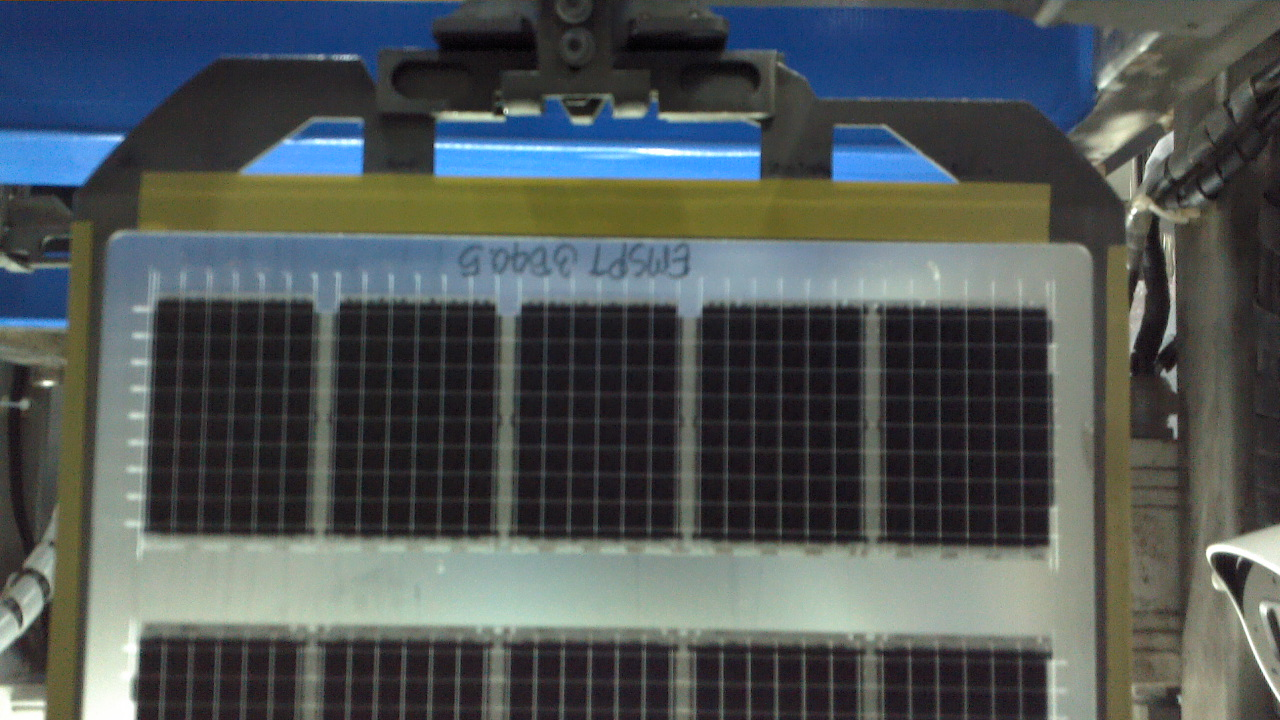
#> input picture e9.bmp, 1280 x 720 px
$ python slot_detector.py ../../../e9.bmp ../../../e9.bmp ../../../e9.bmp ../../.. out
#> lines starting #> are read from the running program, lines starting #| are printed output that depends on the picture; after the words box and inside, x2 and y2 are one past the last pixel; in counts of white or black regions, pixels touching at a corner belong together
### Program/projects/SFS_OPENCV/demo_logger.py
import logging
from datetime import datetime
from pathlib import Path

import cv2 as cv
import numpy as np

logger = logging.getLogger(__name__)

ENABLED = True
DEFAULT_DIR = "demo_results"

GREEN, RED, CYAN, GREY, WHITE = (0, 200, 0), (0, 0, 255), (255, 255, 0), (170, 170, 170), (255, 255, 255)


def save_result_image(frame, cam, round_, info, rule=None, detector=None,
                      out_dir=DEFAULT_DIR, save_raw=False):
    if not ENABLED:
        return None
    try:
        return _save(frame, cam, round_, info or {}, rule or {}, detector, out_dir, save_raw)
    except Exception as exc:
        logger.warning("[DEMO] could not save result image: %s", exc)
        return None


def _save(frame, cam, round_, info, rule, detector, out_dir, save_raw):
    if frame is None:
        return None
    limit = rule.get("max_open_ratio", 0.25)
    ratios = info.get("ratios") or {}
    worst = max(ratios.values(), default=0.0)
    if info.get("status") != "OK":
        verdict, detail = "ERROR", str(info.get("status"))
    elif info.get("empty"):
        verdict, detail = "EMPTY", f"no workpiece, change {float(info.get('change', 0)):.2f}"
    elif worst > limit:
        verdict, detail = "NG", f"open {worst:.2f} > limit {limit:.2f}"
    else:
        verdict, detail = "OK", f"open {worst:.2f} <= limit {limit:.2f}"
    color = GREEN if verdict == "OK" else (GREY if verdict == "EMPTY" else RED)

    vis = frame.copy()
    dbg = getattr(detector, "last_debug", None) or {}
    if dbg.get("cam") == cam:                      # only draw what belongs to THIS image
        overlay = vis.copy()
        for name, d in dbg.get("slots", {}).items():
            x0, y0, x1, y1 = d["window"]
            cv.rectangle(vis, (x0, y0), (x1, y1), GREY, 1)
            cv.polylines(vis, [np.array(d["ref_contour"], np.int32)], True, CYAN, 2)
            if d["island"] is not None:
                cv.drawContours(overlay, [d["island"]["contour"]], -1, RED, cv.FILLED)
                cv.drawContours(vis, [d["island"]["contour"]], -1, RED, 2)
            lab_col = RED if d["ratio"] > limit else GREEN
            cv.putText(vis, f"{name} {d['ratio']:.0%}", (x0, max(y0 - 8, 18)),
                       cv.FONT_HERSHEY_SIMPLEX, 1.1, lab_col, 3, cv.LINE_AA)
        vis = cv.addWeighted(overlay, 0.45, vis, 0.55, 0)

    now = datetime.now()
    rname = "back" if str(round_) in ("1", "back") else "front" if str(round_) in ("2", "front") else "refs"
    lines = [f"{cam} | {rname}", f"RESULT: {verdict}  ({detail})",
             now.strftime("%Y-%m-%d %H:%M:%S")]
    cv.rectangle(vis, (8, 8), (640, 112), (20, 20, 20), cv.FILLED)
    cv.rectangle(vis, (8, 8), (640, 112), color, 3)
    for i, (t, c) in enumerate(zip(lines, (WHITE, color, GREY))):
        cv.putText(vis, t, (20, 38 + i * 30), cv.FONT_HERSHEY_SIMPLEX, 0.8, c, 2, cv.LINE_AA)

    folder = Path(out_dir) / now.strftime("%Y-%m-%d")
    folder.mkdir(parents=True, exist_ok=True)
    stem = f"{cam}_{now.strftime('%Y-%m-%d_%H-%M-%S')}_R{round_}_{verdict}"
    path = folder / f"{stem}.jpg"
    cv.imwrite(str(path), vis, [cv.IMWRITE_JPEG_QUALITY, 90])
    if save_raw:
        cv.imwrite(str(folder / f"{stem}_raw.jpg"), frame, [cv.IMWRITE_JPEG_QUALITY, 90])
    return path

### Program/projects/SFS_OPENCV/slot_detector.py
from dataclasses import dataclass, replace
from pathlib import Path
from typing import Optional

import cv2 as cv
import numpy as np

try:                                    # inside the project package (projects/SFS/)
    from .frame_alinement import AlignConfig, FrameINIT, find_islands
except ImportError:                     # running this file on its own
    from frame_alinement import AlignConfig, FrameINIT, find_islands

OK, REJECT = "OK", "REJECT"
NO_FRAME, NO_REFERENCE, BAD_ROUND = "NO_FRAME", "NO_REFERENCE", "BAD_ROUND"

ROUND_TO_ROW = {1: "bot", "1": "bot", "back": "bot",
                2: "top", "2": "top", "front": "top"}


@dataclass
class DetectConfig:
    max_open_ratio: float = 0.25     # reject if any slot is open more than this
    # Minimum saturation counted as "open blue", per clamp row. The back clamp (round 1) is
    # lit so that covered slots show pale-navy patches (S 160-175) -> use a stricter value.
    empty_below: float = 0.25        # round 1: lower zone changed < this vs the empty frame -> no workpiece -> skip
    empty_below_front: float = 0.20  # round 2: band between the clamps changed < this -> no front workpiece -> skip
    skip_empty_front: bool = False   # round-2 "empty" skip is OFF: the cue is not reliable yet (see notes)
    smin_bot: int = 175              # round 1 / back clamp / bottom pair
    smin_top: int = 160              # round 2 / front clamp / top pair
    search_x: int = 90               # px the clamp may move around the reference
    search_y: int = 70


class SlotDetector:
    def __init__(self, ref_dir="refs", detect_config: Optional[DetectConfig] = None,
                 align_config: Optional[AlignConfig] = None):
        self.ref_dir = Path(ref_dir)
        self.cfg = detect_config or DetectConfig()
        # Detection uses a RELAXED island filter: a half-covered slot shrinks to a thin
        # sliver (aspect ratio > 4.5) that the strict calibration filter would drop.
        self.align_cfg = align_config or AlignConfig(aspect_min=0.0, aspect_max=1e9, area_min=100)
        self._refs = {}
        self.last_debug = {}          # what the last check() looked at (used by demo_logger)
        self._empty = {}              # cam -> whole empty frame, grey+blur (from ALIGN)

    def _ref(self, cam):
        """Cached, but re-read whenever the file changes (e.g. after an INIT cycle)."""
        p = self.ref_dir / f"reference_{cam}.json"
        if not p.exists():
            self._refs.pop(cam, None)
            return None
        mtime = p.stat().st_mtime
        cached = self._refs.get(cam)
        if cached is None or cached[0] != mtime:
            cached = (mtime, FrameINIT.load_reference(p))
            self._refs[cam] = cached
            png = self.ref_dir / f"reference_{cam}_empty.png"
            self._empty[cam] = cv.imread(str(png), 0) if png.exists() else None
        return cached[1]

    def _workpiece_change(self, image, cam, ref, row):
        """Fraction of a region that differs from the ALIGN empty frame.
        round 1 (bot): lower-centre zone | round 2 (top): band between the clamps.
        None = cannot tell (old reference, other resolution) -> caller assumes a workpiece IS there."""
        base = self._empty.get(cam)
        key = "zone" if row == "bot" else "band"
        if not ref.get("empty_full") or base is None or key not in ref or base.shape[:2] != image.shape[:2]:
            return None                  # reference made before this feature -> run ALIGN again
        h, w = image.shape[:2]
        x0, y0, x1, y1 = (int(ref[key][0] * w), int(ref[key][1] * h), int(ref[key][2] * w), int(ref[key][3] * h))
        cur = cv.GaussianBlur(cv.cvtColor(image, cv.COLOR_BGR2GRAY), (9, 9), 0)
        diff = np.abs(base[y0:y1, x0:x1].astype(np.int16) - cur[y0:y1, x0:x1].astype(np.int16))
        return float((diff > 40).mean())

    def check(self, image: np.ndarray, cam: str, round_) -> dict:
        self.last_debug = {}
        if image is None or getattr(image, "size", 0) == 0:
            return {"status": NO_FRAME}
        row = ROUND_TO_ROW.get(round_)
        if row is None:
            return {"status": BAD_ROUND, "round": round_}
        ref = self._ref(cam)
        if ref is None:
            return {"status": NO_REFERENCE, "cam": cam}

        change = self._workpiece_change(image, cam, ref, row) if (row == "bot" or self.cfg.skip_empty_front) else None
        limit = self.cfg.empty_below if row == "bot" else self.cfg.empty_below_front
        if change is not None and change < limit:
            return {"status": OK, "empty": True, "change": round(change, 3), "ratios": {},
                    "verdict": "SKIP", "worst": 0.0, "cam": cam, "round": round_}

        smin = self.cfg.smin_bot if row == "bot" else self.cfg.smin_top
        lo = self.align_cfg.lower_blue
        islands = find_islands(image, replace(self.align_cfg, lower_blue=(lo[0], smin, lo[2])))
        ratios, dbg = {}, {}
        for name, s in ref["slots"].items():
            if s["row"] != row:
                continue
            cx, cy = s["center"]
            near = [i for i in islands
                    if abs(i["center"][0] - cx) <= self.cfg.search_x
                    and abs(i["center"][1] - cy) <= self.cfg.search_y]
            best = max(near, key=lambda i: i["area"], default=None)
            ratios[name] = round((best["area"] if best else 0.0) / s["area"], 3)
            dbg[name] = {"ref_contour": s["contour"], "ratio": ratios[name], "island": best,
                         "window": (cx - self.cfg.search_x, cy - self.cfg.search_y,
                                    cx + self.cfg.search_x, cy + self.cfg.search_y)}
        self.last_debug = {"cam": cam, "round": round_, "slots": dbg}

        worst = max(ratios.values())
        # logic.py makes the final call using rule["max_open_ratio"]; "verdict" is a convenience
        return {"status": OK, "verdict": REJECT if worst > self.cfg.max_open_ratio else OK,
                "cam": cam, "round": round_, "ratios": ratios, "worst": worst}


if __name__ == "__main__":
    # python slot_detector.py <cam> <round> <image> [ref_dir] [out_dir]
    #   e.g. python slot_detector.py cam_1 1 frame.jpg refs demo_results
    import sys
    import cv2 as cv
    try:
        from . import demo_logger
    except ImportError:                      # run as a plain script
        import demo_logger

    if len(sys.argv) < 4:
        sys.exit("usage: python slot_detector.py <cam> <round> <image> [ref_dir] [out_dir]")
    cam, rnd, path = sys.argv[1], sys.argv[2], sys.argv[3]
    ref_dir = sys.argv[4] if len(sys.argv) > 4 else "refs"
    out_dir = sys.argv[5] if len(sys.argv) > 5 else "demo_results"

    img = cv.imread(path)
#> img is the input picture: shape (720, 1280, 3); mean B, G, R 86.6, 86, 79.3
    if img is None:
        sys.exit(f"cannot read image: {path}")

    detector = SlotDetector(ref_dir=ref_dir)
    info = detector.check(img, cam, rnd)
#> info = {'status': 'BAD_ROUND', 'round': '../../../e9.bmp'}
    print({k: v for k, v in info.items()})
#| {'status': 'BAD_ROUND', 'round': '../../../e9.bmp'}

    saved = demo_logger.save_result_image(
        frame=img, cam=cam, round_=rnd, info=info,
        rule={"max_open_ratio": detector.cfg.max_open_ratio},
        detector=detector, out_dir=out_dir, save_raw=False)
#> in _save, `limit = rule.get("max_open_ratio", 0.25)`: limit = 0.25
#> in _save, `ratios = info.get("ratios") or {}`: ratios = 0 items
#> in _save, `worst = max(ratios.values(), default=0.0)`: worst = 0
#> in _save, `verdict, detail = "ERROR", str(info.get("status"))`: verdict = 'ERROR'; detail = 'BAD_ROUND'
#> in _save, `color = GREEN if verdict == "OK" else (GREY if verdict == "EMPTY" else..`: color = (0, 0, 255)
#> in _save, `lines = [f"{cam} | {rname}", f"RESULT: {verdict}  ({detail})", now.str..`: lines = ['../../../e9.bmp | refs', 'RESULT: ERROR  (BAD_ROUND)', '2026-12-05 04:16:49']
#> in _save, `cv.rectangle(vis, (8, 8), (640, 112), color, 3)`:
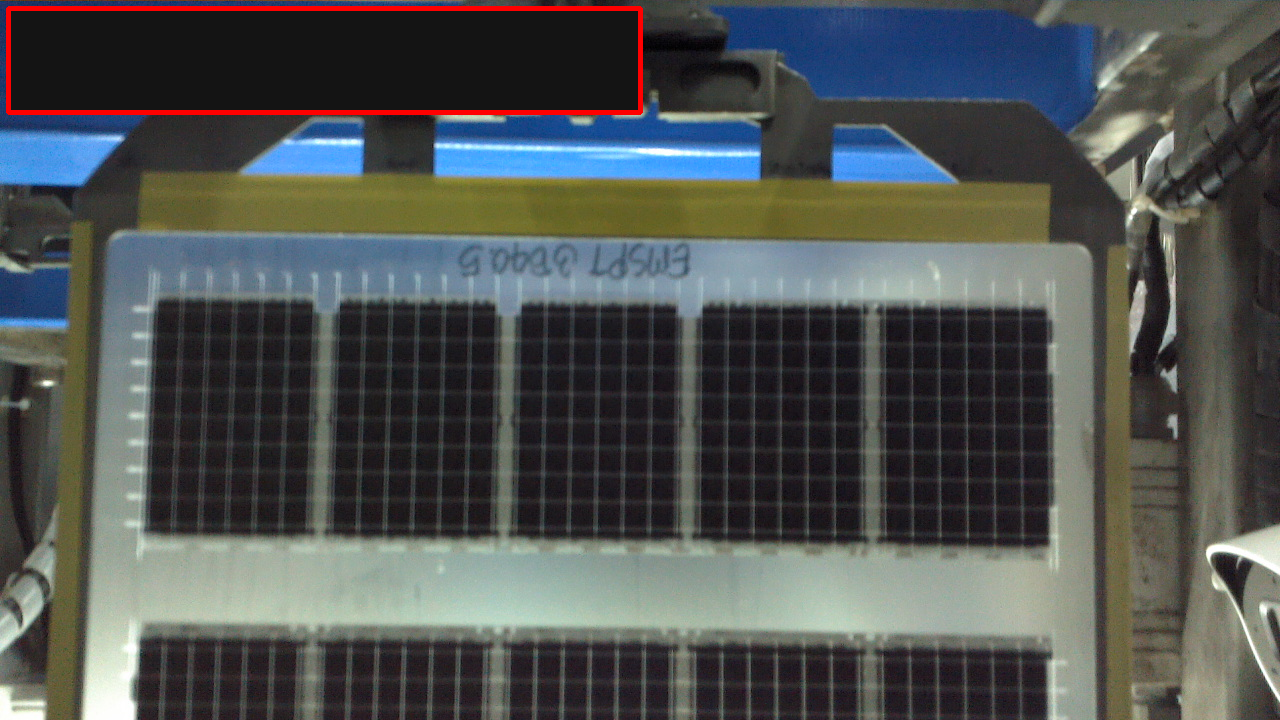
#> vis: shape (720, 1280, 3); mean B, G, R 82.2, 83.4, 79.8
#> the loop in _save, `for i, (t, c) in enumerate(zip(lines, (WHITE, color, GREY))):` made 3 passes
#> (t, c) on passes 1 to 3: ('../../../e9.bmp | refs', (255, 255, 255)), ('RESULT: ERROR  (BAD_ROUND)', (0, 0, 255)), ('2026-12-05 04:16:49', (170, 170, 170))
#> after the loop in _save, `for i, (t, c) in enumerate(zip(lines, (WHITE, color, GREY))):`:
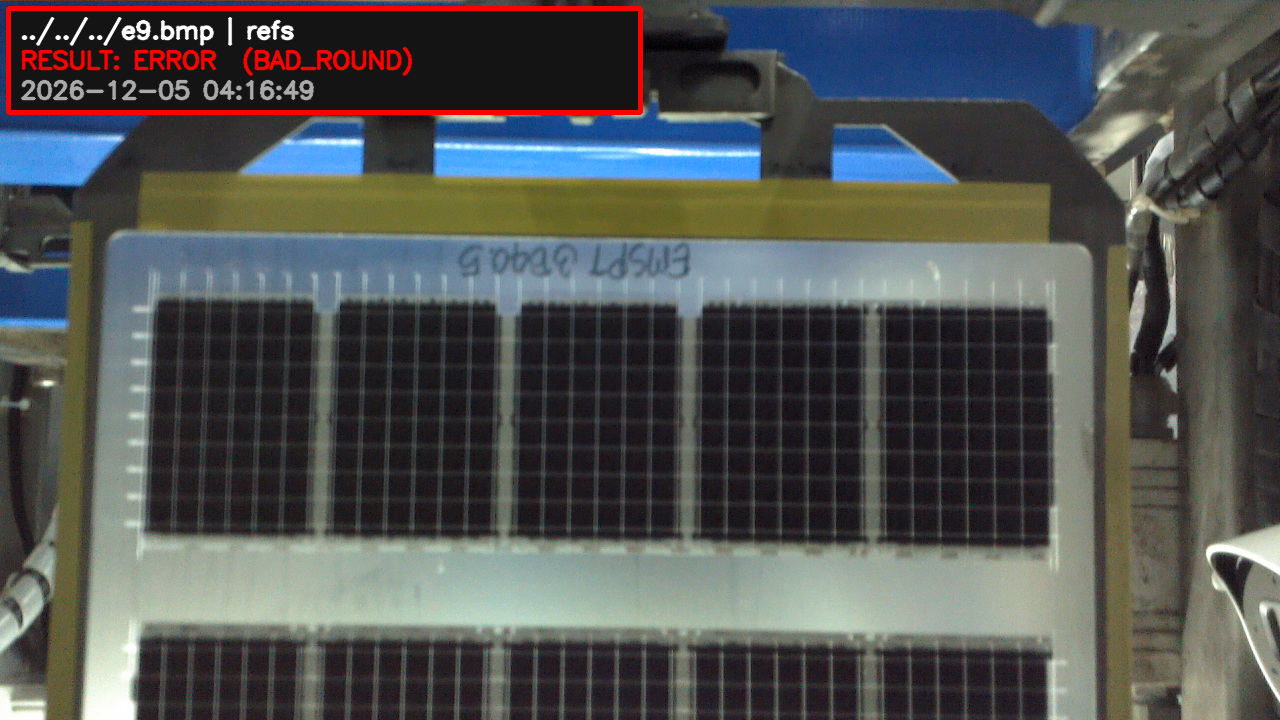
#> vis: shape (720, 1280, 3); 1.22% of pixels changed, all inside (x1, y1, x2, y2) = (20, 16, 413, 101)
    print("saved:", saved)
#| saved: out/2026-12-05/../../../e9.bmp_2026-12-05_04-16-49_R../../../e9.bmp_ERROR.jpg
